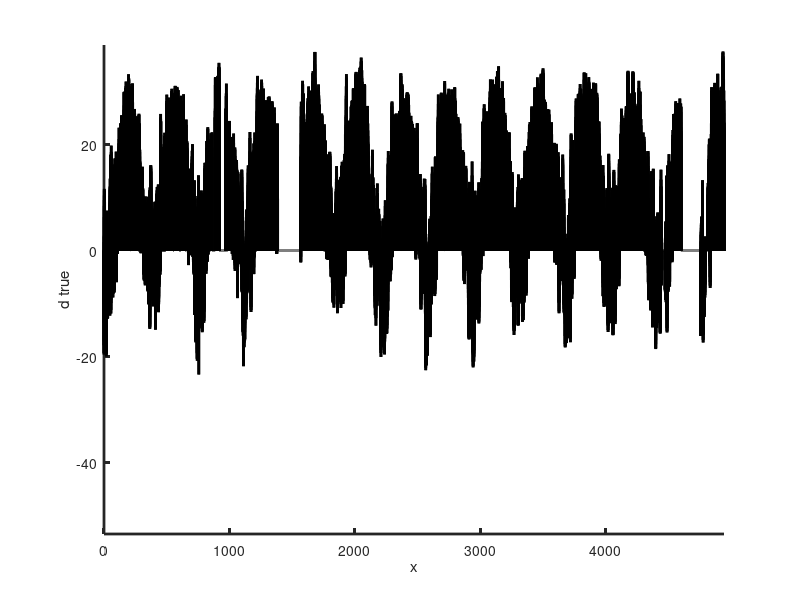
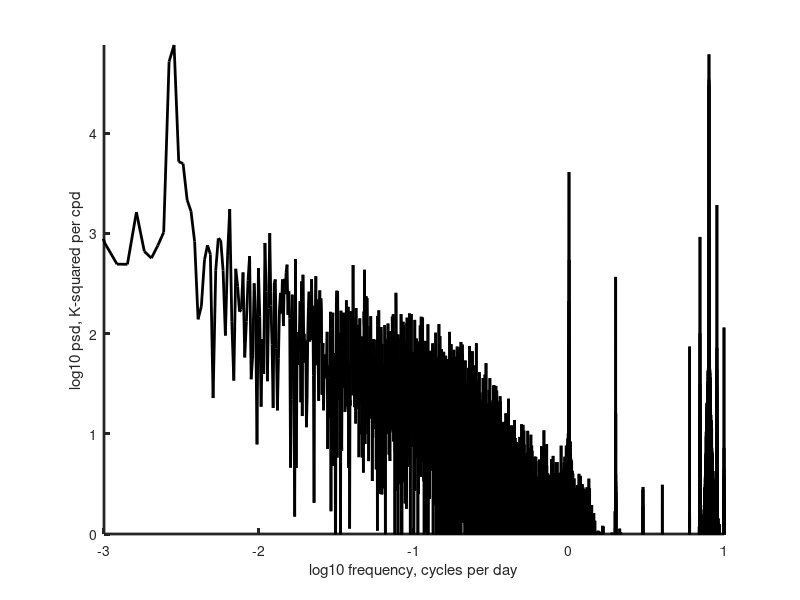

Source code (MATLAB) for these figures, in order:
% Problem 6.05

% load data 
D = load('brf_temp.txt');
traw = D(:,1);
draw = D(:,2);
Nraw = length(traw);

% calculate sampling interval, min, max of data
Dt=1/24;
tmin=min(traw);
tmax=max(traw);
dmin=min(draw);
dmax=max(draw);

% The dataset set contains both missing and zero data.
% Step one is to fill in the missing data to zero. The
% array, m, is the index of the the available data into
% a timeseries that is equally-spaced with the sampling, Dx

D = floor(((traw(2:Nraw)-traw(1:Nraw-1))/Dt)+0.5);
m = [1, 1+cumsum(D)']';
N = max(m);
tc=tmin+Dt*[0:N-1]';
dc=zeros(N,1);
dc(m)=draw;

% now locate cold spikes and hot spikes and set to zero
rowindex=find( (dc<-40) | (dc>38) );
dc(rowindex)=0;

% plot the data
figure(1);
clf;
set(gca,'LineWidth',2);
hold on;
axis([tmin tmax dmin dmax]);
plot(tc,dc,'k-','LineWidth',2);
xlabel('x');
ylabel('d true');

% even number of data
N=2*floor(N/2);
T = N*Dt;
dc = dc(1:N);

% frequency definition
fmax=1/(2.0*Dt);
df=fmax/(N/2);
f=df*[0:N/2,-N/2+1:-1]'; 
Nf=N/2+1;
dw=2*pi*df;
w=dw*[0:N/2,-N/2+1:-1]';
Nw=Nf;

% fft and power spectral density, pos freqs only
dtilde = Dt*fft(dc);
s2 = (2/T) * abs(dtilde).^2;
s2 = s2(2:Nf);
f = f(2:Nf);

% plot the psd on log-log scale
figure(3);
clf;
set(gca,'LineWidth',2);
hold on;
axis( [-3, 1, 0, max(log10(s2)) ] );
plot(log10(f),log10(s2),'k-','LineWidth',2);
xlabel('log10 frequency, cycles per day');
ylabel('log10 psd, K-squared per cpd');



